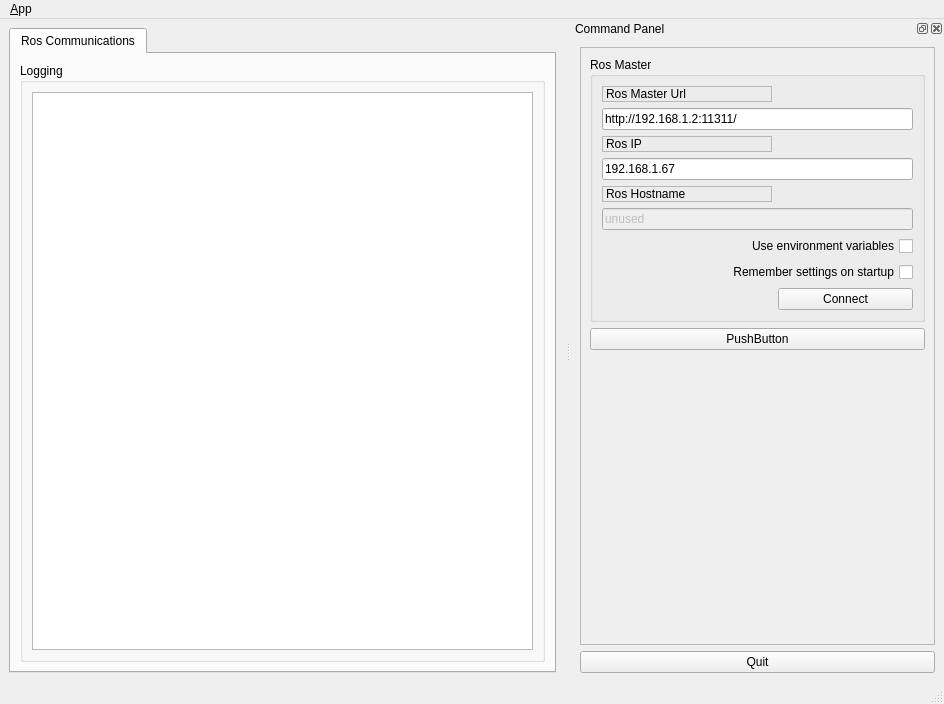
<?xml version="1.0" encoding="UTF-8"?>
<ui version="4.0">
 <class>MainWindowDesign</class>
 <widget class="QMainWindow" name="MainWindowDesign">
  <property name="geometry">
   <rect>
    <x>0</x>
    <y>0</y>
    <width>944</width>
    <height>704</height>
   </rect>
  </property>
  <property name="windowTitle">
   <string>QRosApp</string>
  </property>
  <property name="windowIcon">
   <iconset resource="../resources/images.qrc">
    <normaloff>:/images/icon.png</normaloff>:/images/icon.png</iconset>
  </property>
  <property name="locale">
   <locale language="English" country="Australia"/>
  </property>
  <widget class="QWidget" name="centralwidget">
   <layout class="QHBoxLayout">
    <item>
     <widget class="QTabWidget" name="tab_manager">
      <property name="minimumSize">
       <size>
        <width>100</width>
        <height>0</height>
       </size>
      </property>
      <property name="locale">
       <locale language="English" country="Australia"/>
      </property>
      <property name="currentIndex">
       <number>0</number>
      </property>
      <widget class="QWidget" name="tab_status">
       <attribute name="title">
        <string>Ros Communications</string>
       </attribute>
       <layout class="QVBoxLayout" name="verticalLayout_2">
        <item>
         <widget class="QGroupBox" name="groupBox_12">
          <property name="sizePolicy">
           <sizepolicy hsizetype="MinimumExpanding" vsizetype="Preferred">
            <horstretch>0</horstretch>
            <verstretch>0</verstretch>
           </sizepolicy>
          </property>
          <property name="title">
           <string>Logging</string>
          </property>
          <layout class="QGridLayout" name="gridLayout_3">
           <item row="0" column="0">
            <widget class="QListView" name="view_logging"/>
           </item>
          </layout>
         </widget>
        </item>
       </layout>
      </widget>
     </widget>
    </item>
   </layout>
  </widget>
  <widget class="QMenuBar" name="menubar">
   <property name="geometry">
    <rect>
     <x>0</x>
     <y>0</y>
     <width>944</width>
     <height>26</height>
    </rect>
   </property>
   <widget class="QMenu" name="menu_File">
    <property name="title">
     <string>&amp;App</string>
    </property>
    <addaction name="action_Preferences"/>
    <addaction name="separator"/>
    <addaction name="actionAbout"/>
    <addaction name="actionAbout_Qt"/>
    <addaction name="separator"/>
    <addaction name="action_Quit"/>
   </widget>
   <addaction name="menu_File"/>
  </widget>
  <widget class="QStatusBar" name="statusbar"/>
  <widget class="QDockWidget" name="dock_status">
   <property name="sizePolicy">
    <sizepolicy hsizetype="Minimum" vsizetype="Preferred">
     <horstretch>0</horstretch>
     <verstretch>0</verstretch>
    </sizepolicy>
   </property>
   <property name="minimumSize">
    <size>
     <width>373</width>
     <height>518</height>
    </size>
   </property>
   <property name="allowedAreas">
    <set>Qt::RightDockWidgetArea</set>
   </property>
   <property name="windowTitle">
    <string>Command Panel</string>
   </property>
   <attribute name="dockWidgetArea">
    <number>2</number>
   </attribute>
   <widget class="QWidget" name="dockWidgetContents_2">
    <layout class="QVBoxLayout" name="verticalLayout">
     <item>
      <widget class="QFrame" name="frame">
       <property name="sizePolicy">
        <sizepolicy hsizetype="Minimum" vsizetype="Preferred">
         <horstretch>0</horstretch>
         <verstretch>0</verstretch>
        </sizepolicy>
       </property>
       <property name="frameShape">
        <enum>QFrame::StyledPanel</enum>
       </property>
       <property name="frameShadow">
        <enum>QFrame::Raised</enum>
       </property>
       <layout class="QVBoxLayout" name="verticalLayout_3">
        <item>
         <widget class="QGroupBox" name="groupBox">
          <property name="title">
           <string>Ros Master</string>
          </property>
          <layout class="QGridLayout" name="gridLayout">
           <item row="0" column="0">
            <widget class="QLabel" name="label">
             <property name="frameShape">
              <enum>QFrame::StyledPanel</enum>
             </property>
             <property name="frameShadow">
              <enum>QFrame::Raised</enum>
             </property>
             <property name="text">
              <string>Ros Master Url</string>
             </property>
            </widget>
           </item>
           <item row="1" column="0" colspan="2">
            <widget class="QLineEdit" name="line_edit_master">
             <property name="text">
              <string>http://192.168.1.2:11311/</string>
             </property>
            </widget>
           </item>
           <item row="2" column="0">
            <widget class="QLabel" name="label_2">
             <property name="frameShape">
              <enum>QFrame::StyledPanel</enum>
             </property>
             <property name="frameShadow">
              <enum>QFrame::Raised</enum>
             </property>
             <property name="text">
              <string>Ros IP</string>
             </property>
            </widget>
           </item>
           <item row="3" column="0" colspan="2">
            <widget class="QLineEdit" name="line_edit_host">
             <property name="text">
              <string>192.168.1.67</string>
             </property>
            </widget>
           </item>
           <item row="4" column="0">
            <widget class="QLabel" name="label_3">
             <property name="frameShape">
              <enum>QFrame::StyledPanel</enum>
             </property>
             <property name="frameShadow">
              <enum>QFrame::Raised</enum>
             </property>
             <property name="text">
              <string>Ros Hostname</string>
             </property>
            </widget>
           </item>
           <item row="5" column="0" colspan="2">
            <widget class="QLineEdit" name="line_edit_topic">
             <property name="enabled">
              <bool>false</bool>
             </property>
             <property name="text">
              <string>unused</string>
             </property>
            </widget>
           </item>
           <item row="6" column="0" colspan="2">
            <widget class="QCheckBox" name="checkbox_use_environment">
             <property name="layoutDirection">
              <enum>Qt::RightToLeft</enum>
             </property>
             <property name="text">
              <string>Use environment variables</string>
             </property>
            </widget>
           </item>
           <item row="7" column="0" colspan="2">
            <widget class="QCheckBox" name="checkbox_remember_settings">
             <property name="layoutDirection">
              <enum>Qt::RightToLeft</enum>
             </property>
             <property name="text">
              <string>Remember settings on startup</string>
             </property>
            </widget>
           </item>
           <item row="8" column="0">
            <spacer name="horizontalSpacer">
             <property name="orientation">
              <enum>Qt::Horizontal</enum>
             </property>
             <property name="sizeHint" stdset="0">
              <size>
               <width>170</width>
               <height>21</height>
              </size>
             </property>
            </spacer>
           </item>
           <item row="8" column="1">
            <widget class="QPushButton" name="button_connect">
             <property name="enabled">
              <bool>true</bool>
             </property>
             <property name="sizePolicy">
              <sizepolicy hsizetype="MinimumExpanding" vsizetype="Fixed">
               <horstretch>0</horstretch>
               <verstretch>0</verstretch>
              </sizepolicy>
             </property>
             <property name="toolTip">
              <string>Set the target to the current joint trajectory state.</string>
             </property>
             <property name="statusTip">
              <string>Clear all waypoints and set the target to the current joint trajectory state.</string>
             </property>
             <property name="text">
              <string>Connect</string>
             </property>
            </widget>
           </item>
          </layout>
         </widget>
        </item>
        <item>
         <widget class="QPushButton" name="pushButton">
          <property name="text">
           <string>PushButton</string>
          </property>
         </widget>
        </item>
        <item>
         <spacer name="verticalSpacer_3">
          <property name="orientation">
           <enum>Qt::Vertical</enum>
          </property>
          <property name="sizeHint" stdset="0">
           <size>
            <width>20</width>
            <height>233</height>
           </size>
          </property>
         </spacer>
        </item>
       </layout>
      </widget>
     </item>
     <item>
      <widget class="QPushButton" name="quit_button">
       <property name="sizePolicy">
        <sizepolicy hsizetype="MinimumExpanding" vsizetype="Fixed">
         <horstretch>0</horstretch>
         <verstretch>0</verstretch>
        </sizepolicy>
       </property>
       <property name="text">
        <string>Quit</string>
       </property>
      </widget>
     </item>
    </layout>
   </widget>
  </widget>
  <action name="action_Quit">
   <property name="text">
    <string>&amp;Quit</string>
   </property>
   <property name="shortcut">
    <string>Ctrl+Q</string>
   </property>
   <property name="shortcutContext">
    <enum>Qt::ApplicationShortcut</enum>
   </property>
  </action>
  <action name="action_Preferences">
   <property name="text">
    <string>&amp;Preferences</string>
   </property>
  </action>
  <action name="actionAbout">
   <property name="text">
    <string>&amp;About</string>
   </property>
  </action>
  <action name="actionAbout_Qt">
   <property name="text">
    <string>About &amp;Qt</string>
   </property>
  </action>
 </widget>
 <resources>
  <include location="../resources/images.qrc"/>
 </resources>
 <connections>
  <connection>
   <sender>action_Quit</sender>
   <signal>triggered()</signal>
   <receiver>MainWindowDesign</receiver>
   <slot>close()</slot>
   <hints>
    <hint type="sourcelabel">
     <x>-1</x>
     <y>-1</y>
    </hint>
    <hint type="destinationlabel">
     <x>399</x>
     <y>299</y>
    </hint>
   </hints>
  </connection>
  <connection>
   <sender>quit_button</sender>
   <signal>clicked()</signal>
   <receiver>MainWindowDesign</receiver>
   <slot>close()</slot>
   <hints>
    <hint type="sourcelabel">
     <x>859</x>
     <y>552</y>
    </hint>
    <hint type="destinationlabel">
     <x>469</x>
     <y>299</y>
    </hint>
   </hints>
  </connection>
 </connections>
</ui>
